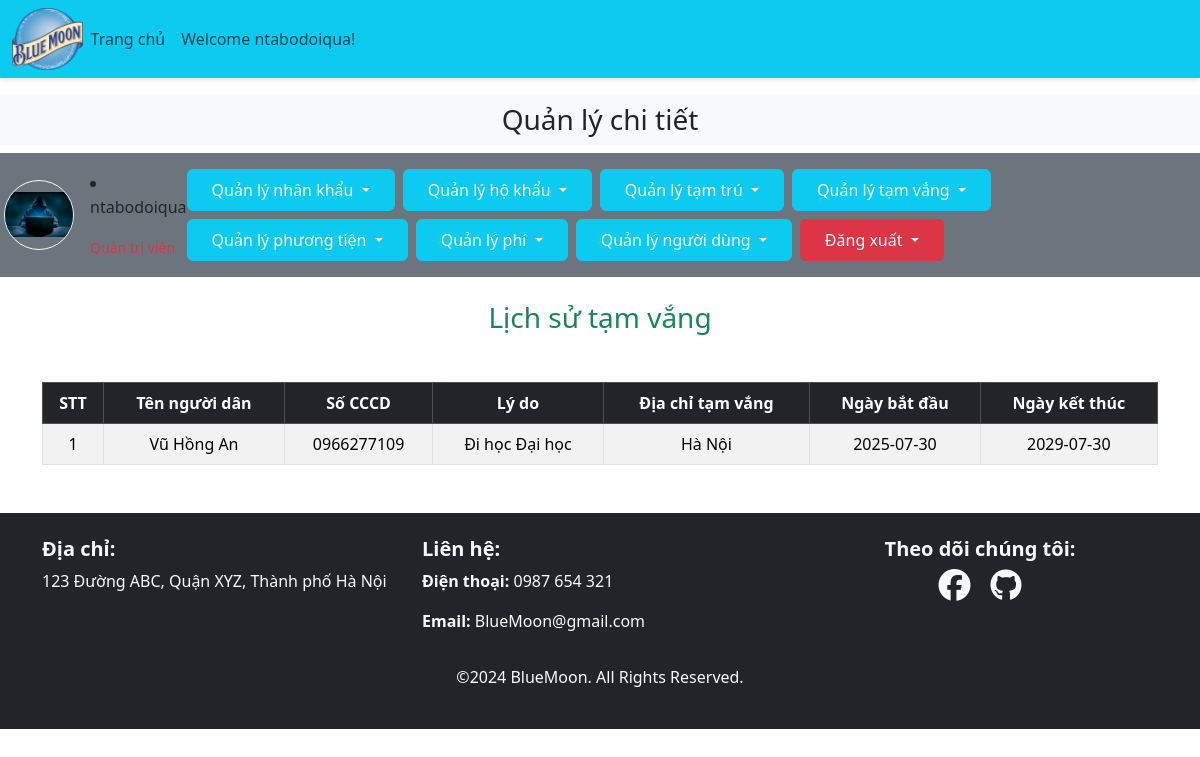
The page /admin_area/index.php?view_tamvang (signed in) on the database as committed earlier.
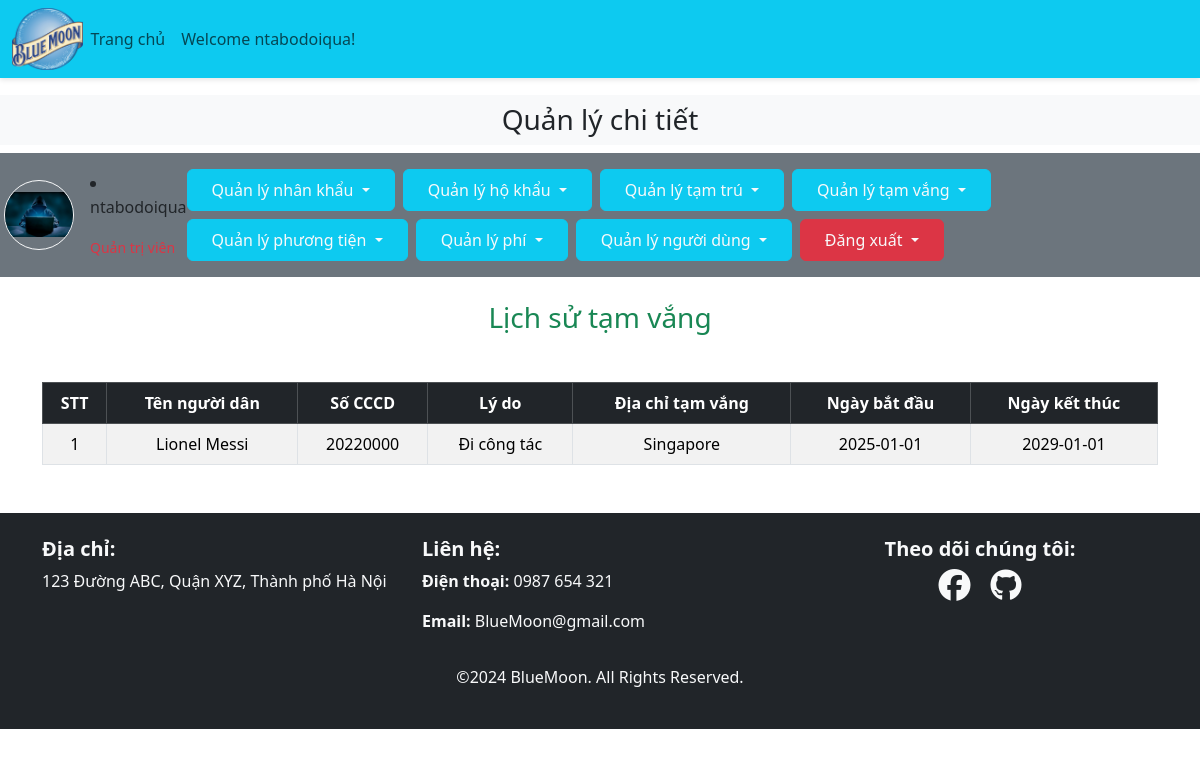
The same page on the database as committed later.
### tables this page shows
CREATE TABLE `tamvang` (
  `tamvang_id` int(11) NOT NULL,
  `resident_id` int(11) NOT NULL,
  `cccd` varchar(20) NOT NULL,
  `lydo` varchar(255) NOT NULL,
  `tamvang_address` varchar(255) NOT NULL,
  `start_date` date NOT NULL,
  `end_date` date NOT NULL
);

CREATE TABLE `residents` (
  `resident_id` int(11) NOT NULL,
  `resident_name` varchar(50) NOT NULL,
  `resident_phone` varchar(20) NOT NULL,
  `resident_email` varchar(100) NOT NULL,
  `apartment_id` int(11) NOT NULL,
  `resident_image` varchar(255) NOT NULL,
  `resident_status` varchar(50) NOT NULL,
  `resident_ngayden` date DEFAULT NULL,
  `resident_ngaydi` date DEFAULT NULL,
  `resident_dob` date NOT NULL,
  `resident_relation_owner` varchar(50) NOT NULL
);

### admin_area/view_tamvang.php (the view, shortened to what this page needs)
<h3 class="text-center text-success my-4">Lịch sử tạm vắng</h3>
<table class="table table-bordered table-hover table-striped mt-5">
    <thead class="table-dark">
        <tr class="text-center">
            <th>STT</th>
            <th>Tên người dân</th>
            <th>Số CCCD</th>
            <th>Lý do</th>
            <th>Địa chỉ tạm vắng</th>
            <th>Ngày bắt đầu</th>
            <th>Ngày kết thúc</th>
        </tr>
    </thead>
    <tbody>
        <?php
        $select_tamvang = "SELECT * FROM `tamvang`";
        $result_tamvang = mysqli_query($con, $select_tamvang);
        $num = 0;
        while ($row = mysqli_fetch_assoc($result_tamvang)) {
            $cccd = $row['cccd'];
            $fetch_name_query="select * from `residents` where resident_phone = '$cccd'";
            $result_fetch_name=mysqli_query($con,$fetch_name_query);
            if ($result_fetch_name) {
                $fetch_name=mysqli_fetch_assoc($result_fetch_name);
                $resident_name=$fetch_name['resident_name'];
            }
            $lydo = $row['lydo'];
            $address = $row['tamvang_address'];
            $start_date = $row['start_date'];
            $end_date = $row['end_date'];
            $num++;
        ?>
        <tr class="text-center">
            <td><?php echo $num; ?></td>
            <td><?php echo $resident_name; ?></td>
            <td><?php echo $cccd; ?></td>
            <td><?php echo $lydo; ?></td>
            <td><?php echo $address; ?></td>
            <td><?php echo $start_date; ?></td>
            <td><?php echo $end_date; ?></td>
        </tr>
        <?php
        }
        ?>
    </tbody>
</table>

Rows that differ between the two databases and show on the page:
changed tamvang: resident.resident_name "Vũ Hồng An" → "Lionel Messi"; cccd "0966277109" → "20220000"; lydo "Đi học Đại học" → "Đi công tác"; tamvang_address "Hà Nội" → "Singapore"; start_date "2025-07-30" → "2025-01-01"; end_date "2029-07-30" → "2029-01-01"
